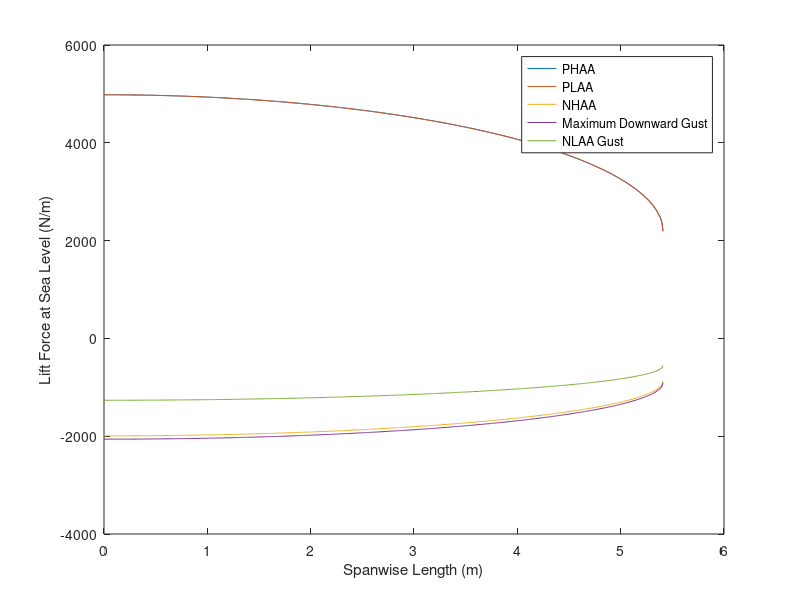
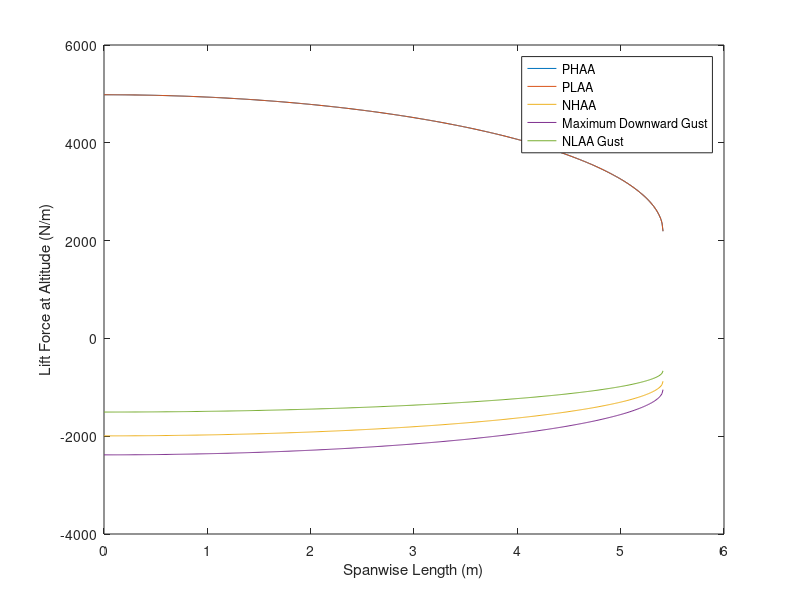
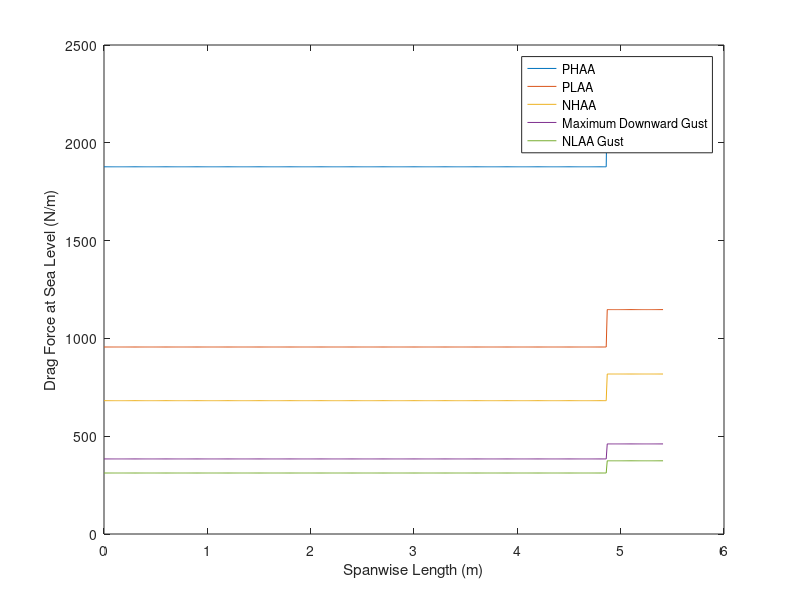
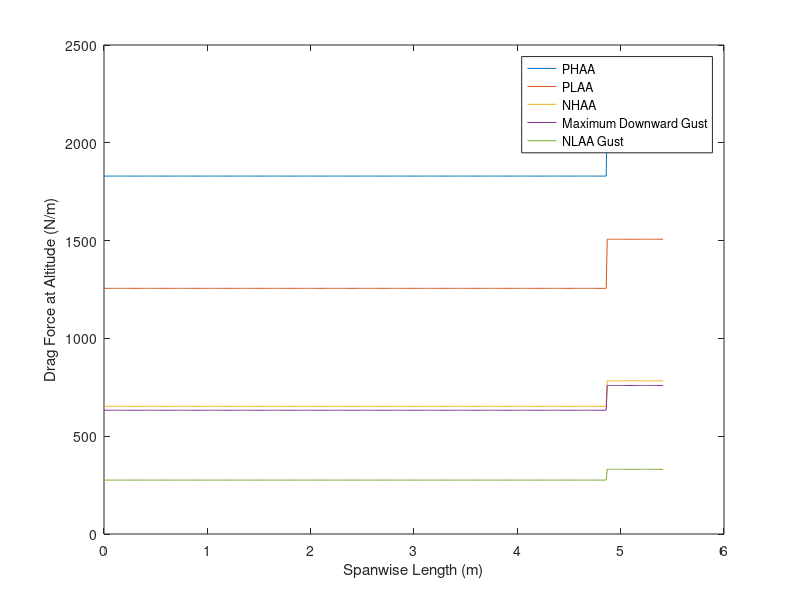

The MATLAB script that drew these images, in order:
function [L_distribution, D_distribution] = LD_plots()



%airfoil shape
% airfoil_x = xlsread('NACA 2415.xlsx','A1:A99');
% airfoil_y = xlsread('NACA 2415.xlsx','B1:B99');

%constants
g = 9.8; %m/s^2                 gravity
rho_sea = 1.225; %kg/m^3        density of air at sea level
rho_alt = 0.78205; %kg/m^3      density of air at 14,600 ft
e = 0.79; %                     oswald efficiency

%wing geometry
b = 10.82; %m                   span
c = 1.5; %m                     chord
S = b*c; %m^2                   surface area
m = 1100; %kg                   aircraft maximum gross mass
W = 1100*9.8; %N                  aircraft maximum gross weight
AR = b^2/S; %                   aspect ratio

%aerodynamic data
CD0_sea = 0.00562;
CD0_alt = 0.0058;

C_la_sea = 6.537; %1/rad
C_l0_sea = 0.2411;
C_la_alt = 6.526; %1/rad
C_l0_alt = 0.2411;

C_La_sea = C_la_sea/(1+C_la_sea/(AR*pi*e)); %1/rad
C_L0_sea = (C_La_sea/C_la_sea)*C_l0_sea;
C_La_alt = C_la_alt/(1+C_la_alt/(AR*pi*e)); %1/rad
C_L0_alt = (C_La_alt/C_la_alt)*C_l0_alt;

CD0_sea = 0.00586;
CD0_alt = 0.00608;

%critical flight condition loading
%[PHAA PLAA NHAA Downward_Gust NLAA]
n_sea = [4.4 4.4 -1.76 -1.82 -1.117];
v_sea = [59.7 95.8 39.9 63.9 95.83];
n_alt = [4.4 4.4 -1.76 -2.103 -1.33];
v_alt = [75.9 95.8 51.3 63.9 95.83];

%define wing semispan
z = 0:0.01:b/2;

% Preallocate L and D matrices
L_distribution.sea = zeros(length(z),5);
L_distribution.alt = zeros(length(z),5);
D_distribution.sea = zeros(length(z),5);
D_distribution.alt = zeros(length(z),5);

for i = 1:5
    %altitude sea level
    L_sea(i) = n_sea(i)*W;
    CL_sea(i) = L_sea(i)/(0.5*rho_sea*v_sea(i)^2*S);
    alpha_sea(i) = ((CL_sea(i)-C_L0_sea)/C_La_sea)*180/pi; %degrees
    
    %lift distribution
    L_distribution.sea(1:length(z),i) = (L_sea(i)/b + 4*L_sea(i)/(pi*b)*sqrt(1-(2*z/b).^2))/2;
    
    %altitude 14600 ft
    L_alt(i) = n_alt(i)*W;
    CL_alt(i) = L_alt(i)/(0.5*rho_alt*v_alt(i)^2*S);
    alpha_alt(i) = ((CL_alt(i)-C_L0_alt)/C_La_alt)*180/pi; %degrees
    
    %lift distribution
    L_distribution.alt(1:length(z),i) = (L_alt(i)/b + 4*L_alt(i)/(pi*b)*sqrt(1-(2*z/b).^2))/2;
end

% CL_seat(4) = -1.76*W/(0.5*rho_sea*v_sea(i)^2*S);
% CL_seat(5) = -1*W/(0.5*rho_sea*v_sea(i)^2*S);
% alpha_sea(4) = ((CL_seat(4)-C_L0_sea)/C_La_sea)*180/pi - atand(15.24/63.9); %degrees
% alpha_sea(5) = ((CL_seat(5)-C_L0_sea)/C_La_sea)*180/pi - atand(15.24/63.9); %degrees
% alpha_sea(4) = alpha_sea(4) - atand(15.24/63.9);
% alpha_sea(5) = alpha_sea(5) - atand(7.62/95.8);
% 
% CL_altt(4) = -1.76*W/(0.5*rho_alt*v_alt(i)^2*S);
% CL_altt(5) = -1*W/(0.5*rho_alt*v_alt(i)^2*S);
% alpha_alt(4) = ((CL_altt(4)-C_L0_alt)/C_La_alt)*180/pi - atand(15.24/63.9); %degrees
% alpha_alt(5) = ((CL_altt(5)-C_L0_alt)/C_La_alt)*180/pi - atand(15.24/63.9); %degrees
% alpha_alt(4) = alpha_alt(4) - atand(15.24/63.9);
% alpha_alt(5) = alpha_alt(5) - atand(7.62/95.8);

%% Plots figure 1 to 8
figure; 
plot(z,L_distribution.sea);
legend('PHAA','PLAA','NHAA','Maximum Downward Gust','NLAA Gust','Location','Best');
xlabel('Spanwise Length (m)');
ylabel('Lift Force at Sea Level (N/m)');

figure; 
plot(z,L_distribution.alt);
legend('PHAA','PLAA','NHAA','Maximum Downward Gust','NLAA Gust','Location','Best');
xlabel('Spanwise Length (m)');
ylabel('Lift Force at Altitude (N/m)'); 

%generate drag distributions
for i = 1:5
    %altitude sea level
    for j = 1:length(z)
        if z(j) < 0.9*b/2
            D_distribution.sea(j,i) = (0.5*rho_sea*v_sea(i)^2*S*(CD0_sea+CL_sea(i)^2/(pi*AR*e)))/2;
        else
            D_distribution.sea(j,i) = (1.2*0.5*rho_sea*v_sea(i)^2*S*(CD0_sea+CL_sea(i)^2/(pi*AR*e)))/2;
        end
    end

    %altitude 14600 ft
    for j = 1:length(z)
        if z(j) < 0.9*b/2
            D_distribution.alt(j,i) = (0.5*rho_alt*v_alt(i)^2*S*(CD0_alt+CL_alt(i)^2/(pi*AR*e)))/2;
        else
            D_distribution.alt(j,i) = (1.2*0.5*rho_alt*v_alt(i)^2*S*(CD0_alt+CL_alt(i)^2/(pi*AR*e)))/2;
        end
    end
end

%sea level
figure; 
plot(z,D_distribution.sea);
legend('PHAA','PLAA','NHAA','Maximum Downward Gust','NLAA Gust','Location','Best');
xlabel('Spanwise Length (m)');
ylabel('Drag Force at Sea Level (N/m)'); 

%service ceiling
figure; 
plot(z,D_distribution.alt);
legend('PHAA','PLAA','NHAA','Maximum Downward Gust','NLAA Gust','Location','Best');
xlabel('Spanwise Length (m)');
ylabel('Drag Force at Altitude (N/m)'); 

disp('LD_plots complete');

